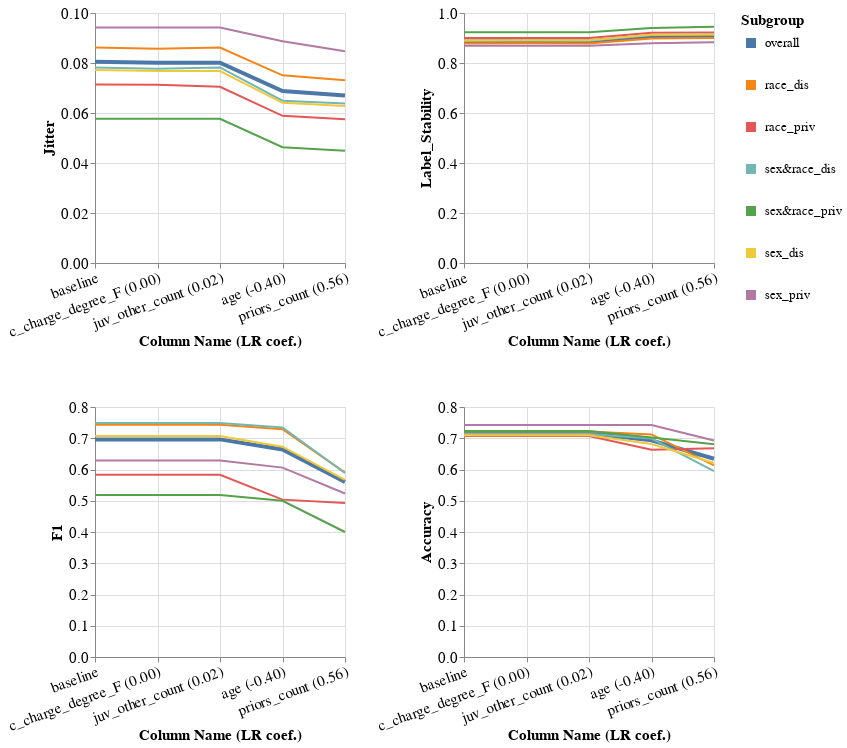

Notebook code cell kept with this figure:
### Markdown cell above
### Specific subgroup metric per dataset and multiple models

### Code cell
visualizer.create_subgroups_grid_pct_lines_plot_for_col_imp(target_preprocessing_technique=PREPROCESSING_TECHNIQUES[0],
                                                            model_name=MODEL_NAMES[0],
                                                            subgroup_metrics=['Jitter', 'Label_Stability', 'F1', 'Accuracy'],
                                                            sort_cols_lst=['baseline', 'c_charge_degree_F (0.00)',
                                                                           'juv_other_count (0.02)', 'age (-0.40)', 'priors_count (0.56)'],
                                                            feature_imp_df=feature_imp_df)
